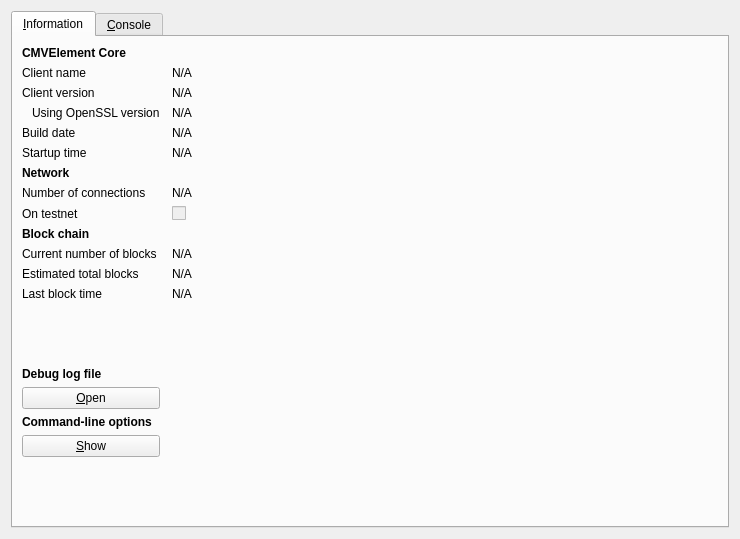
<?xml version="1.0" encoding="UTF-8"?>
<ui version="4.0">
 <class>RPCConsole</class>
 <widget class="QDialog" name="RPCConsole">
  <property name="geometry">
   <rect>
    <x>0</x>
    <y>0</y>
    <width>740</width>
    <height>539</height>
   </rect>
  </property>
  <property name="windowTitle">
   <string>CMVElement - Debug window</string>
  </property>
  <layout class="QVBoxLayout" name="verticalLayout_2">
   <item>
    <widget class="QTabWidget" name="tabWidget">
     <property name="currentIndex">
      <number>0</number>
     </property>
     <widget class="QWidget" name="tab_info">
      <attribute name="title">
       <string>&amp;Information</string>
      </attribute>
      <layout class="QGridLayout" name="gridLayout" columnstretch="0,1">
       <property name="horizontalSpacing">
        <number>12</number>
       </property>
       <item row="0" column="0">
        <widget class="QLabel" name="label_9">
         <property name="font">
          <font>
           <weight>75</weight>
           <bold>true</bold>
          </font>
         </property>
         <property name="text">
          <string>CMVElement Core</string>
         </property>
        </widget>
       </item>
       <item row="1" column="0">
        <widget class="QLabel" name="label_5">
         <property name="text">
          <string>Client name</string>
         </property>
        </widget>
       </item>
       <item row="1" column="1">
        <widget class="QLabel" name="clientName">
         <property name="cursor">
          <cursorShape>IBeamCursor</cursorShape>
         </property>
         <property name="text">
          <string>N/A</string>
         </property>
         <property name="textFormat">
          <enum>Qt::PlainText</enum>
         </property>
         <property name="textInteractionFlags">
          <set>Qt::LinksAccessibleByMouse|Qt::TextSelectableByKeyboard|Qt::TextSelectableByMouse</set>
         </property>
        </widget>
       </item>
       <item row="2" column="0">
        <widget class="QLabel" name="label_6">
         <property name="text">
          <string>Client version</string>
         </property>
        </widget>
       </item>
       <item row="2" column="1">
        <widget class="QLabel" name="clientVersion">
         <property name="cursor">
          <cursorShape>IBeamCursor</cursorShape>
         </property>
         <property name="text">
          <string>N/A</string>
         </property>
         <property name="textFormat">
          <enum>Qt::PlainText</enum>
         </property>
         <property name="textInteractionFlags">
          <set>Qt::LinksAccessibleByMouse|Qt::TextSelectableByKeyboard|Qt::TextSelectableByMouse</set>
         </property>
        </widget>
       </item>
       <item row="3" column="0">
        <widget class="QLabel" name="label_14">
         <property name="text">
          <string>Using OpenSSL version</string>
         </property>
         <property name="indent">
          <number>10</number>
         </property>
        </widget>
       </item>
       <item row="3" column="1">
        <widget class="QLabel" name="openSSLVersion">
         <property name="cursor">
          <cursorShape>IBeamCursor</cursorShape>
         </property>
         <property name="text">
          <string>N/A</string>
         </property>
         <property name="textFormat">
          <enum>Qt::PlainText</enum>
         </property>
         <property name="textInteractionFlags">
          <set>Qt::LinksAccessibleByMouse|Qt::TextSelectableByKeyboard|Qt::TextSelectableByMouse</set>
         </property>
        </widget>
       </item>
       <item row="4" column="0">
        <widget class="QLabel" name="label_12">
         <property name="text">
          <string>Build date</string>
         </property>
        </widget>
       </item>
       <item row="4" column="1">
        <widget class="QLabel" name="buildDate">
         <property name="cursor">
          <cursorShape>IBeamCursor</cursorShape>
         </property>
         <property name="text">
          <string>N/A</string>
         </property>
         <property name="textFormat">
          <enum>Qt::PlainText</enum>
         </property>
         <property name="textInteractionFlags">
          <set>Qt::LinksAccessibleByMouse|Qt::TextSelectableByKeyboard|Qt::TextSelectableByMouse</set>
         </property>
        </widget>
       </item>
       <item row="5" column="0">
        <widget class="QLabel" name="label_13">
         <property name="text">
          <string>Startup time</string>
         </property>
        </widget>
       </item>
       <item row="5" column="1">
        <widget class="QLabel" name="startupTime">
         <property name="cursor">
          <cursorShape>IBeamCursor</cursorShape>
         </property>
         <property name="text">
          <string>N/A</string>
         </property>
         <property name="textFormat">
          <enum>Qt::PlainText</enum>
         </property>
         <property name="textInteractionFlags">
          <set>Qt::LinksAccessibleByMouse|Qt::TextSelectableByKeyboard|Qt::TextSelectableByMouse</set>
         </property>
        </widget>
       </item>
       <item row="6" column="0">
        <widget class="QLabel" name="label_11">
         <property name="font">
          <font>
           <weight>75</weight>
           <bold>true</bold>
          </font>
         </property>
         <property name="text">
          <string>Network</string>
         </property>
        </widget>
       </item>
       <item row="7" column="0">
        <widget class="QLabel" name="label_7">
         <property name="text">
          <string>Number of connections</string>
         </property>
        </widget>
       </item>
       <item row="7" column="1">
        <widget class="QLabel" name="numberOfConnections">
         <property name="cursor">
          <cursorShape>IBeamCursor</cursorShape>
         </property>
         <property name="text">
          <string>N/A</string>
         </property>
         <property name="textFormat">
          <enum>Qt::PlainText</enum>
         </property>
         <property name="textInteractionFlags">
          <set>Qt::LinksAccessibleByMouse|Qt::TextSelectableByKeyboard|Qt::TextSelectableByMouse</set>
         </property>
        </widget>
       </item>
       <item row="8" column="0">
        <widget class="QLabel" name="label_8">
         <property name="text">
          <string>On testnet</string>
         </property>
        </widget>
       </item>
       <item row="8" column="1">
        <widget class="QCheckBox" name="isTestNet">
         <property name="enabled">
          <bool>false</bool>
         </property>
         <property name="text">
          <string/>
         </property>
        </widget>
       </item>
       <item row="9" column="0">
        <widget class="QLabel" name="label_10">
         <property name="font">
          <font>
           <weight>75</weight>
           <bold>true</bold>
          </font>
         </property>
         <property name="text">
          <string>Block chain</string>
         </property>
        </widget>
       </item>
       <item row="10" column="0">
        <widget class="QLabel" name="label_3">
         <property name="text">
          <string>Current number of blocks</string>
         </property>
        </widget>
       </item>
       <item row="10" column="1">
        <widget class="QLabel" name="numberOfBlocks">
         <property name="cursor">
          <cursorShape>IBeamCursor</cursorShape>
         </property>
         <property name="text">
          <string>N/A</string>
         </property>
         <property name="textFormat">
          <enum>Qt::PlainText</enum>
         </property>
         <property name="textInteractionFlags">
          <set>Qt::LinksAccessibleByMouse|Qt::TextSelectableByKeyboard|Qt::TextSelectableByMouse</set>
         </property>
        </widget>
       </item>
       <item row="11" column="0">
        <widget class="QLabel" name="label_4">
         <property name="text">
          <string>Estimated total blocks</string>
         </property>
        </widget>
       </item>
       <item row="11" column="1">
        <widget class="QLabel" name="totalBlocks">
         <property name="cursor">
          <cursorShape>IBeamCursor</cursorShape>
         </property>
         <property name="text">
          <string>N/A</string>
         </property>
         <property name="textFormat">
          <enum>Qt::PlainText</enum>
         </property>
         <property name="textInteractionFlags">
          <set>Qt::LinksAccessibleByMouse|Qt::TextSelectableByKeyboard|Qt::TextSelectableByMouse</set>
         </property>
        </widget>
       </item>
       <item row="12" column="0">
        <widget class="QLabel" name="label_2">
         <property name="text">
          <string>Last block time</string>
         </property>
        </widget>
       </item>
       <item row="12" column="1">
        <widget class="QLabel" name="lastBlockTime">
         <property name="cursor">
          <cursorShape>IBeamCursor</cursorShape>
         </property>
         <property name="text">
          <string>N/A</string>
         </property>
         <property name="textFormat">
          <enum>Qt::PlainText</enum>
         </property>
         <property name="textInteractionFlags">
          <set>Qt::LinksAccessibleByMouse|Qt::TextSelectableByKeyboard|Qt::TextSelectableByMouse</set>
         </property>
        </widget>
       </item>
       <item row="13" column="0">
        <spacer name="verticalSpacer_2">
         <property name="orientation">
          <enum>Qt::Vertical</enum>
         </property>
         <property name="sizeHint" stdset="0">
          <size>
           <width>20</width>
           <height>20</height>
          </size>
         </property>
        </spacer>
       </item>
       <item row="14" column="0">
        <widget class="QLabel" name="labelDebugLogfile">
         <property name="font">
          <font>
           <weight>75</weight>
           <bold>true</bold>
          </font>
         </property>
         <property name="text">
          <string>Debug log file</string>
         </property>
        </widget>
       </item>
       <item row="15" column="0">
        <widget class="QPushButton" name="openDebugLogfileButton">
         <property name="toolTip">
          <string>Open the CMVElement debug log file from the current data directory. This can take a few seconds for large log files.</string>
         </property>
         <property name="text">
          <string>&amp;Open</string>
         </property>
         <property name="autoDefault">
          <bool>false</bool>
         </property>
        </widget>
       </item>
       <item row="16" column="0">
        <widget class="QLabel" name="labelCLOptions">
         <property name="font">
          <font>
           <weight>75</weight>
           <bold>true</bold>
          </font>
         </property>
         <property name="text">
          <string>Command-line options</string>
         </property>
        </widget>
       </item>
       <item row="17" column="0">
        <widget class="QPushButton" name="showCLOptionsButton">
         <property name="toolTip">
          <string>Show the CMVElement-qt help message to get a list with possible CMVElement command-line options.</string>
         </property>
         <property name="text">
          <string>&amp;Show</string>
         </property>
         <property name="autoDefault">
          <bool>false</bool>
         </property>
        </widget>
       </item>
       <item row="18" column="0">
        <spacer name="verticalSpacer">
         <property name="orientation">
          <enum>Qt::Vertical</enum>
         </property>
         <property name="sizeHint" stdset="0">
          <size>
           <width>20</width>
           <height>40</height>
          </size>
         </property>
        </spacer>
       </item>
      </layout>
     </widget>
     <widget class="QWidget" name="tab_console">
      <attribute name="title">
       <string>&amp;Console</string>
      </attribute>
      <layout class="QVBoxLayout" name="verticalLayout_3">
       <property name="spacing">
        <number>3</number>
       </property>
       <item>
        <widget class="QTextEdit" name="messagesWidget">
         <property name="minimumSize">
          <size>
           <width>0</width>
           <height>100</height>
          </size>
         </property>
         <property name="readOnly">
          <bool>true</bool>
         </property>
         <property name="tabKeyNavigation" stdset="0">
          <bool>false</bool>
         </property>
         <property name="columnCount" stdset="0">
          <number>2</number>
         </property>
        </widget>
       </item>
       <item>
        <layout class="QHBoxLayout" name="horizontalLayout">
         <property name="spacing">
          <number>3</number>
         </property>
         <item>
          <widget class="QLabel" name="label">
           <property name="text">
            <string notr="true">&gt;</string>
           </property>
          </widget>
         </item>
         <item>
          <widget class="QLineEdit" name="lineEdit"/>
         </item>
         <item>
          <widget class="QPushButton" name="clearButton">
           <property name="maximumSize">
            <size>
             <width>24</width>
             <height>24</height>
            </size>
           </property>
           <property name="toolTip">
            <string>Clear console</string>
           </property>
           <property name="text">
            <string/>
           </property>
           <property name="icon">
            <iconset resource="../bitcoin.qrc">
             <normaloff>:/icons/remove</normaloff>:/icons/remove</iconset>
           </property>
           <property name="shortcut">
            <string notr="true">Ctrl+L</string>
           </property>
           <property name="autoDefault">
            <bool>false</bool>
           </property>
          </widget>
         </item>
        </layout>
       </item>
      </layout>
     </widget>
    </widget>
   </item>
  </layout>
 </widget>
 <resources>
  <include location="../bitcoin.qrc"/>
 </resources>
 <connections/>
</ui>
